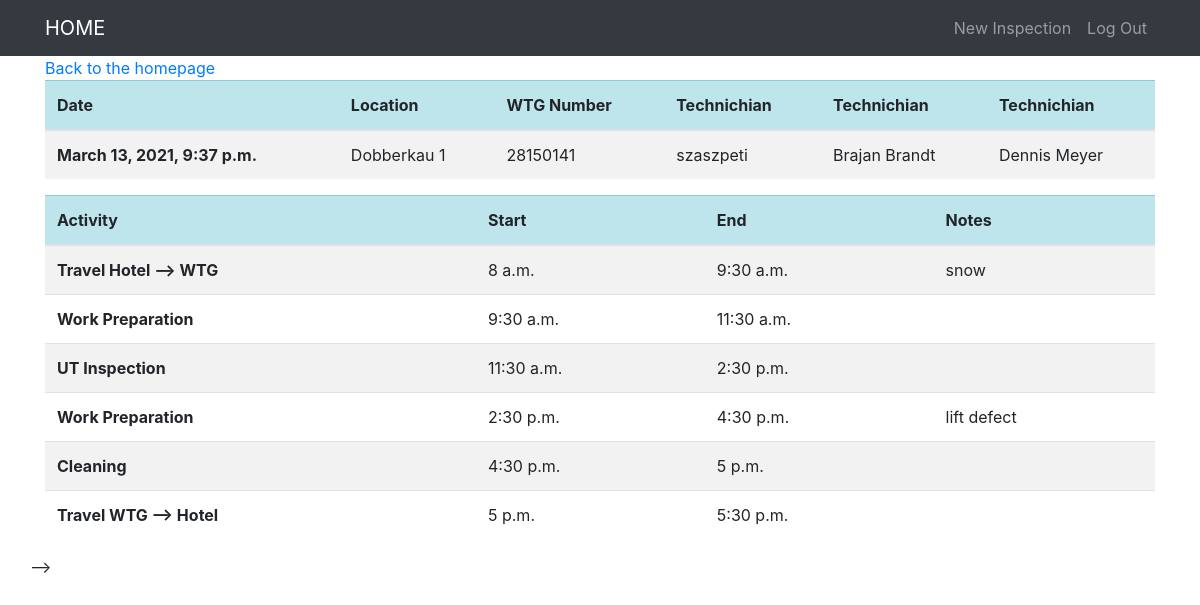
Page /entry/1/ (signed in) on the committed database.
### entries/models.py (models this page shows, shortened)
class Entry(models.Model):
    entry_date = models.DateTimeField(auto_now_add=True)
    entry_location = models.CharField(max_length=50)
    entry_wtglocalnumber = models.CharField(max_length=3)
    entry_wtgnumber = models.CharField(max_length=50)
    entry_technician_one = models.ForeignKey(User, on_delete=models.CASCADE)
    entry_technician_two = models.CharField(max_length=50)
    entry_technician_three = models.CharField(max_length=50, blank=True)
    entry_notes = models.TextField(blank=True)
    TRAVEL_OFFICE_WTG = 'Travel Office --> WTG'
    TRAVEL_WTG_OFFICE = 'Travel WTG --> Office'
    TRAVEL_HOTEL_WTG = 'Travel Hotel --> WTG'
    TRAVEL_WTG_HOTEL = 'Travel WTG --> Hotel'
    TRAVEL_EXTRA = 'Travel Extra'
    WORK_PREPARATION = 'Work Preparation'
    UT_INSPECTION = 'UT Inspection'
    STANDBY_WEATHER = 'Standby Weather'
    STANDBY_WTG_DISORDER = 'Standby WTG Disorder'
    CLEANING = 'Cleaning'
    OTHER = 'Other'
    ACTIVITY = [(TRAVEL_OFFICE_WTG, 'Travel Office --> WTG '),
                         (TRAVEL_WTG_OFFICE, 'Travel WTG --> Office'),
                         (TRAVEL_HOTEL_WTG, 'Travel Hotel --> WTG'),
                         (TRAVEL_WTG_HOTEL, 'Travel WTG --> Hotel'),
                         (TRAVEL_EXTRA, 'Travel Extra'),
                         (WORK_PREPARATION, 'Work Preparation'),
                         (UT_INSPECTION, 'UT Inspection'),
                         (STANDBY_WEATHER, 'Standby Weather'),
                         (STANDBY_WTG_DISORDER, 'Standby WTG Disorder'),
                         (CLEANING, 'Cleaning'),
                          (OTHER, 'Other'),
                         ]
    entry_activity_1 = models.CharField(choices=ACTIVITY, max_length=50)
    entry_time_start_1 = models.TimeField(null=True,blank=True, auto_now=False, auto_now_add=False)
    entry_time_end_1 = models.TimeField(null=True,blank=True, auto_now=False, auto_now_add=False)
    entry_note_1 = models.CharField(max_length=200, blank=True)
    entry_activity_2 = models.CharField(choices=ACTIVITY, max_length=50)
    entry_time_start_2 = models.TimeField(null=True,blank=True, auto_now=False, auto_now_add=False)
    entry_time_end_2 = models.TimeField(null=True,blank=True, auto_now=False, auto_now_add=False)
    entry_note_2 = models.CharField(max_length=200, blank=True)
    entry_activity_3 = models.CharField(choices=ACTIVITY, max_length=50)
    entry_time_start_3 = models.TimeField(null=True,blank=True, auto_now=False, auto_now_add=False)
    entry_time_end_3 = models.TimeField(null=True,blank=True, auto_now=False, auto_now_add=False)
    entry_note_3 = models.CharField(max_length=200, blank=True)
    entry_activity_4 = models.CharField(choices=ACTIVITY, max_length=50)
    entry_time_start_4 = models.TimeField(null=True,blank=True, auto_now=False, auto_now_add=False)
    entry_time_end_4 = models.TimeField(null=True,blank=True, auto_now=False, auto_now_add=False)
    entry_note_4 = models.CharField(max_length=200, blank=True)
    entry_activity_5 = models.CharField(choices=ACTIVITY, max_length=50)
    entry_time_start_5 = models.TimeField(null=True,blank=True, auto_now=False, auto_now_add=False)
    entry_time_end_5 = models.TimeField(null=True,blank=True, auto_now=False, auto_now_add=False)
    entry_note_5 = models.CharField(max_length=200, blank=True)
    entry_activity_6 = models.CharField(choices=ACTIVITY, max_length=50)
    entry_time_start_6 = models.TimeField(null=True,blank=True, auto_now=False, auto_now_add=False)
    entry_time_end_6 = models.TimeField(null=True,blank=True, auto_now=False, auto_now_add=False)
    entry_note_6 = models.CharField(max_length=200,blank=True)
    class Meta:
        verbose_name_plural = "entries"

### entries/views.py (the view)
# urls.py: path('entry/<int:pk>/', EntryView.as_view(), name = 'entry-detail'),
class EntryView(LoginRequiredMixin, DetailView):
    model = Entry
    template_name = 'entries/detail_entry.html'

### entries/templates/entries/detail_entry.html
{% extends "entries/base.html" %}
 {%block content %}
      <div class="col-md-12">
        <a href="{% url 'blog-home' %}">Back to the homepage</a>
        <table class="table table-striped">
  <thead class="table-info">
    <tr>
      <th scope="col">Date</th>
      <th scope="col">Location</th>
      <th scope="col">WTG Number</th>
      <th scope="col">Technichian</th>
      <th scope="col">Technichian</th>
      <th scope="col">Technichian</th>
    </tr>
  </thead>
  <tbody>
    <tr>
      <th scope="row">{{ object.entry_date }}</th>
      <td>{{ object.entry_location }} {{ object.entry_wtglocalnumber }}  </td>
      <td>{{ object.entry_wtgnumber }}</td>
      <td>{{ object.entry_technician_one }}</td>
      <td>{{ object.entry_technician_two }}</td>
      <td>{{ object.entry_technician_three }}</td>
    </tr>
  </tbody>
</table>
<table class="table table-striped">
  <thead class="table-info">
    <tr>
      <th scope="col">Activity</th>
      <th scope="col">Start</th>
      <th scope="col">End</th>
      <th scope="col">Notes</th>
    </tr>
  </thead>
  <tbody>
    <tr>
      <th scope="row">{{ object.entry_activity_1 }}</th>
      <td>{{ object.entry_time_start_1 }}</td>
      <td>{{ object.entry_time_end_1 }}</td>
      <td>{{ object.entry_note_1 }}</td>
    </tr>
    <tr>
      <th scope="row">{{ object.entry_activity_2 }}</th>
      <td>{{ object.entry_time_start_2 }}</td>
      <td>{{ object.entry_time_end_2 }}</td>
      <td>{{ object.entry_note_2 }}</td>
    </tr>
    <tr>
      <th scope="row">{{ object.entry_activity_3 }}</th>
      <td>{{ object.entry_time_start_3 }}</td>
      <td>{{ object.entry_time_end_3 }}</td>
      <td>{{ object.entry_note_3 }}</td>
    </tr>
    <tr>
      <th scope="row">{{ object.entry_activity_4 }}</th>
      <td>{{ object.entry_time_start_4 }}</td>
      <td>{{ object.entry_time_end_4 }}</td>
      <td>{{ object.entry_note_4 }}</td>
    </tr>
    <tr>
      <th scope="row">{{ object.entry_activity_5 }}</th>
      <td>{{ object.entry_time_start_5 }}</td>
      <td>{{ object.entry_time_end_5 }}</td>
      <td>{{ object.entry_note_5}}</td>
    </tr>
    <tr>
      <th scope="row">{{ object.entry_activity_6 }}</th>
      <td>{{ object.entry_time_start_6 }}</td>
      <td>{{ object.entry_time_end_6 }}</td>
      <td>{{ object.entry_note_6 }}</td>
    </tr>
  </tbody>
</table>
      {% endblock %}

### entries/static/entries/css/blog-home.css (style rules this page uses)
body { padding-top: 56px; }

### rows in the picture
Entry: entry_date "March 13, 2021, 9:37 p.m.", entry_location "Dobberkau", entry_wtglocalnumber "1", entry_wtgnumber "28150141", entry_technician_one "szaszpeti", entry_technician_two "Brajan Brandt", entry_technician_three "Dennis Meyer", entry_activity_1 "Travel Hotel --> WTG", entry_time_start_1 "8 a.m.", entry_time_end_1 "9:30 a.m.", entry_note_1 "snow", entry_activity_2 "Work Preparation", entry_time_start_2 "9:30 a.m.", entry_time_end_2 "11:30 a.m.", entry_activity_3 "UT Inspection", entry_time_start_3 "11:30 a.m.", entry_time_end_3 "2:30 p.m.", entry_activity_4 "Work Preparation", entry_time_start_4 "2:30 p.m.", entry_time_end_4 "4:30 p.m.", entry_note_4 "lift defect", entry_activity_5 "Cleaning", entry_time_start_5 "4:30 p.m.", entry_time_end_5 "5 p.m.", entry_activity_6 "Travel WTG --> Hotel", entry_time_start_6 "5 p.m.", entry_time_end_6 "5:30 p.m."
